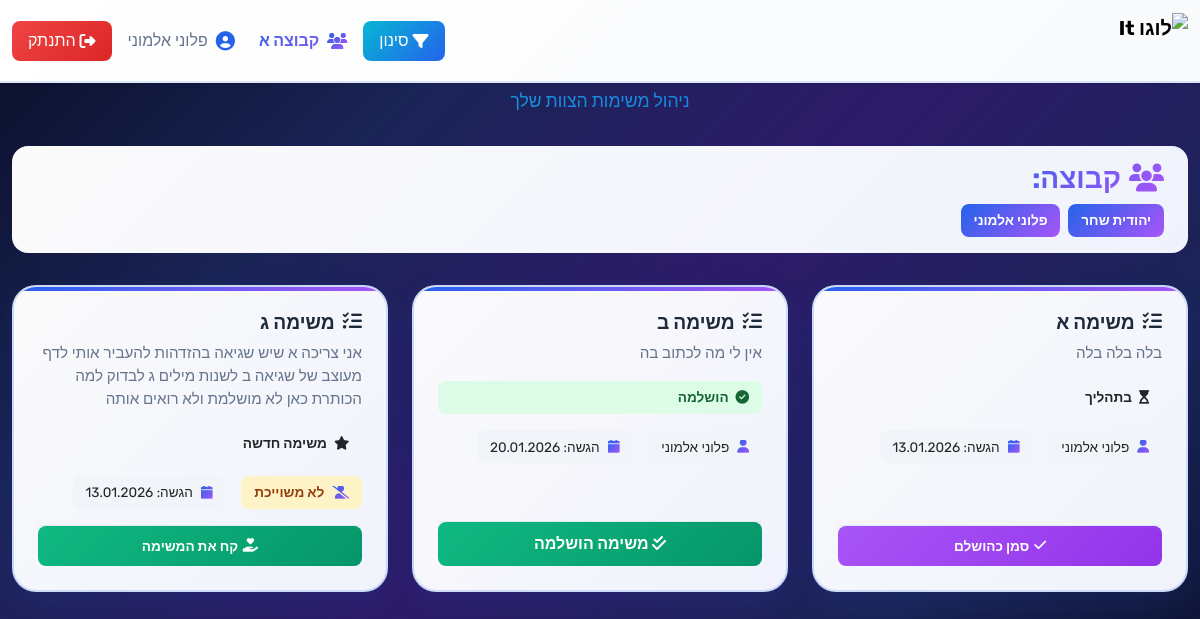
Screenshot of /DoIt/team-management/ (signed in) with the database file from the repository.
### App1/models.py (models this page shows, shortened)
class User(AbstractUser):
    role = models.CharField(
        max_length=20,
        choices=[("Manager","Manager"),("TeamMember","TeamMember")])
    team = models.ForeignKey("Team", on_delete=models.CASCADE, null=True)

class Team(models.Model):
    name = models.CharField(max_length=100,unique=True)

class Task(models.Model):
    name = models.CharField(max_length=100)
    description = models.TextField()
    end_date = models.DateField(validators=[ end_date_validator])
    status = models.CharField(
        max_length=20,
        choices=[
            ("NEW_TASK", "New Task"),
            ("ON_PROCESS", "On Process"),
            ("DONE", "Completed"),
            ("EXPIRED", "Time Over")
        ],
            default="NEW_TASK"
    )
    team = models.ForeignKey("Team", on_delete=models.CASCADE)
    owner = models.ForeignKey("User", on_delete=models.SET_NULL, null=True,blank=True)

### App1/views.py (the view)
# urls.py: path('team-management/', views.team_management, name='team_management'),
@login_required
def team_management(request):
    tasks = Task.objects.filter(team=request.user.team)
    team = request.user.team
    status_filter = request.GET.get('status')
    if status_filter: tasks = tasks.filter(status=status_filter)
    now = timezone.now().date()
    for task in tasks:
        if task.end_date < now and task.status != 'EXPIRED' and task.status != 'DONE':
            task.status = 'EXPIRED'
            task.save()
    query = request.GET.get('q')
    if query:
        tasks = Task.objects.filter(
            Q(owner__first_name__icontains=query) |
            Q(owner__last_name__icontains=query)
        )
    context = {
        'tasks': tasks,
        'team': team,
        'users': User.objects.filter(team=team),
    }
    return render(request, 'teams/team_management.html', context)

### templates/teams/team_management.html (shortened to what this page needs)
{% load static %}
<!DOCTYPE html>
<html lang="he" dir="rtl">
<head>
    <link rel="stylesheet" href="https://cdn.jsdelivr.net/npm/bootstrap@5.3.0/dist/css/bootstrap.rtl.min.css">
    <link rel="stylesheet" href="https://cdnjs.cloudflare.com/ajax/libs/font-awesome/6.4.0/css/all.min.css">
</head>
<body>
    {% include "components/NavBar.html" %}
    <main class="container-fluid">
        <div class="page-header">
            <h1>
                <i class="fas fa-check-double me-2"></i>
                רשימת המשימות
            </h1>
            <p>ניהול משימות הצוות שלך</p>
        </div>
        <div class="team-info">
            <div class="team-info-text">
                <h3><i class="fas fa-users me-2"></i>קבוצה: {{ team.team_name }}</h3>
                <div class="team-members">
                    {% for user in users %}
                        <span class="member-badge">{{ user.first_name }} {{ user.last_name }}</span>
                    {% endfor %}
                </div>
            </div>
        </div>
        {% if tasks %}
            <div class="tasks-container">
                {% for task in tasks %}
                    <div class="task-card">
                        <h4 class="task-title">
                            <i class="fas fa-tasks"></i>
                            {{ task.name }}
                        </h4>
                        {% if task.description %}
                            <p class="task-description">{{ task.description }}</p>
                        {% endif %}
                        <div class="task-status status-{{ task.status|lower }}">
                            {% if task.status == 'NEW_TASK' %}
                                <i class="fas fa-star me-1"></i> משימה חדשה
                            {% elif task.status == 'ON_PROCESS' %}
                                <i class="fas fa-hourglass-start me-1"></i> בתהליך
                            {% elif task.status == 'DONE' %}
                                <i class="fas fa-check-circle me-1"></i> הושלמה
                            {% elif task.status == 'EXPIRED' %}
                                <i class="fas fa-exclamation-circle me-1"></i> פג תוקף
                            {% endif %}
                        </div>
                        <div class="task-meta">
                            {% if task.owner %}
                                <div class="meta-item">
                                    <i class="fas fa-user"></i>
                                    {{ task.owner.first_name }} {{ task.owner.last_name }}
                                </div>
                            {% else %}
                                <div class="meta-item" style="background: #fef3c7; color: #92400e;">
                                    <i class="fas fa-user-slash"></i>
                                    <strong>לא משוייכת</strong>
                                </div>
                            {% endif %}
                            <div class="meta-item">
                                <i class="fas fa-calendar"></i>
                                הגשה: {{ task.end_date|date:"d.m.Y" }}
                            </div>
                        </div>
                        {% if user.role == 'Manager' %}
                            <div class="task-actions">
                                {% if task.status == 'NEW_TASK' and task.status != 'EXPIRED' %}
                                    <a href="{% url 'edit_task' task.id %}" class="btn-action btn-edit">
                                        <i class="fas fa-edit"></i> ערוך
                                    </a>
                                {% else %}
                                    <button class="btn-action" style="background: #e2e8f0; color: #94a3b8; cursor: not-allowed;" disabled title="{% if task.status != 'NEW_TASK' %}לא ניתן לערוך משימה שהושלמה{% else %}לא ניתן לערוך משימות שפג תוקפן{% endif %}">
                                        <i class="fas fa-lock"></i> ערוך
                                    </button>
                                {% endif %}
                                <form method="post" action="{% url 'delete_task' task.id %}" class="flex-grow-1" onsubmit="return confirm('האם אתה בטוח?');">
                                    {% csrf_token %}
                                    <button type="submit" class="btn-action btn-delete" style="width: 100%;">
                                        <i class="fas fa-trash"></i> מחק
                                    </button>
                                </form>
                                {% if not task.owner and task.status != 'EXPIRED' %}
                                    <form method="post" action="{% url 'update_owner' task.id %}" class="flex-grow-1">
                                        {% csrf_token %}
                                        <select name="user_id" onchange="this.form.submit();" style="padding: 0.6rem; border-radius: 0.5rem; border: none; background: linear-gradient(135deg, #10b981, #059669); color: white; font-weight: 600; cursor: pointer;">
                                            <option value="" disabled selected>🔗 הקצה משימה</option>
                                            {% for u in users %}
                                                <option style="color: black;" value="{{ u.id }}">{{ u.first_name }} {{ u.last_name }}</option>
                                            {% endfor %}
                                        </select>
                                    </form>
                                {% elif task.owner.id == user.id and task.status == 'DONE' %}
                                    <div style="background: linear-gradient(135deg, #10b981, #059669); color: white; padding: 0.6rem; border-radius: 0.5rem; text-align: center; font-weight: 600; flex: 1;">
                                        <i class="fas fa-check-double"></i> משימה הושלמה
                                    </div>
                                     {% elif task.owner.id == user.id and task.status != 'DONE' %}
                                    <form method="post" action="{% url 'update_status' task.id %}" style="flex: 1;">
                                        {% csrf_token %}
                                        <input type="hidden" name="user_id" value="{{ user.id }}">
                                        <button type="submit" class="btn-action btn-complete" style="width: 100%;">
                                            <i class="fas fa-check"></i> סמן כהושלם
                                        </button>
                                    </form>
                                {% else %}
                                    <button class="btn-action" style="background: #e2e8f0; color: #94a3b8; cursor: not-allowed;" disabled title="{% if task.owner %}משימה כבר משוייכת{% else %}לא ניתן להקצות משימות שפג תוקפן{% endif %}">
                                        <i class="fas fa-link"></i> משוייכת
                                    </button>
                                {% endif %}
                            </div>
                        {% else %}
                            <div class="task-actions">
                                {% if not task.owner and task.status != 'EXPIRED' %}
                                    <form method="post" action="{% url 'update_owner' task.id %}" class="flex-grow-1">
                                        <button type="submit" class="btn-action btn-assign" style="width: 100%;">
                                            <i class="fas fa-hand-holding-heart"></i> קח את המשימה
                                        </button>
                                    </form>
                                {% elif task.owner.id == user.id and task.status != 'DONE' %}
                                    <form method="post" action="{% url 'update_status' task.id %}" style="flex: 1;">
                                        <button type="submit" class="btn-action btn-complete" style="width: 100%;">
                                            <i class="fas fa-check"></i> סמן כהושלם
                                        </button>
                                    </form>
                                {% elif task.owner.id == user.id and task.status == 'DONE' %}
                                    <div style="background: linear-gradient(135deg, #10b981, #059669); color: white; padding: 0.6rem; border-radius: 0.5rem; text-align: center; font-weight: 600; flex: 1;">
                                        <i class="fas fa-check-double"></i> משימה הושלמה
                                    </div>
                                {% elif not task.owner %}
                                    <button class="btn-action" style="background: #e2e8f0; color: #94a3b8; cursor: not-allowed;" disabled title="משימה כבר משוייכת למישהו אחר">
                                        <i class="fas fa-lock"></i> משוייכת
                                    </button>
                                {% elif task.status == 'EXPIRED' %}
                                    <button class="btn-action" style="background: #fee2e2; color: #991b1b; cursor: not-allowed;" disabled title="לא ניתן להקצות משימות שפג תוקפן">
                                        <i class="fas fa-ban"></i> פג תוקף
                                    </button>
                                {% else %}
                                    <button class="btn-action" style="background: #e2e8f0; color: #94a3b8; cursor: not-allowed;" disabled title="משימה זו הוקצתה למישהו אחר">
                                        <i class="fas fa-lock"></i> לא זמינה
                                    </button>
                                {% endif %}
                            </div>
                        {% endif %}
                    </div>
                {% endfor %}
            </div>
        {% endif %}
    </main>
</body>
</html>

### templates/components/NavBar.html (shortened to what this page needs)
{% load static %}
<nav class="navbar navbar-expand-lg fixed-top navbar-light shadow-sm" style="background: linear-gradient(135deg, #ffffff 0%, #f8fafc 100%); border-bottom: 2px solid rgba(37, 99, 235, 0.15);">
  <div class="container-fluid">
    <a class="navbar-brand d-flex align-items-center fw-bold" href="{% url 'home' %}" style="text-decoration: none;">
      <img src="{% static 'My-App/images/DoIt.gif' %}?t={% now 'U' %}" alt="לוגו DoIt" height="55" class="me-2 logo-gif glow" style="max-width: 70px; animation: glow 2s ease-in-out infinite;">
    </a>
    <div class="collapse navbar-collapse" id="mainNavbar">
      <ul class="navbar-nav ms-auto mb-2 mb-lg-0">
        {% if user.is_authenticated %}
          {% if request.resolver_match.url_name == 'team_management' %}
          <li class="nav-item me-2">
            <button class="nav-link d-flex align-items-center" style="background: linear-gradient(135deg, #06b6d4 0%, #2563eb 100%); color: white; border: none; border-radius: 0.5rem; padding: 0.5rem 1rem; cursor: pointer; transition: all 0.3s ease; animation: slideDown 0.5s ease-out;" data-bs-toggle="offcanvas" data-bs-target="#filtersOffcanvas">
              <i class="fas fa-filter me-1"></i>
              <span>סינון</span>
            </button>
          </li>
          {% endif %}
          <li class="nav-item me-2">
            <span class="nav-link d-flex align-items-center" style="background: linear-gradient(135deg, #2563eb 0%, #a855f7 100%); -webkit-background-clip: text; -webkit-text-fill-color: transparent; background-clip: text; font-weight: 700; animation: fadeIn 0.6s ease-out;">
              <i class="fas fa-users me-2" style="background: linear-gradient(135deg, #2563eb, #a855f7); -webkit-background-clip: text; -webkit-text-fill-color: transparent; background-clip: text;"></i>
              {{ user.team.name }}
            </span>
          </li>
          <li class="nav-item me-2">
            <span class="nav-link d-flex align-items-center" style="color: #64748b; animation: fadeIn 0.7s ease-out;">
              <i class="fas fa-user-circle me-2" style="color: #2563eb; font-size: 1.2rem;"></i>
              {{ user.first_name }} {{ user.last_name }}
            </span>
          </li>
          <li class="nav-item">
            <a class="nav-link d-flex align-items-center" href="{% url 'log_out' %}" style="background: linear-gradient(135deg, #ef4444 0%, #dc2626 100%); color: white; border-radius: 0.5rem; padding: 0.5rem 1rem; transition: all 0.3s ease; animation: slideDown 0.7s ease-out;">
              <i class="fas fa-sign-out-alt me-1"></i>
              <span>התנתק</span>
            </a>
          </li>
        {% endif %}
      </ul>
    </div>
  </div>
</nav>

### rows the page displays
User: team.name "קבוצה א", first_name "פלוני", last_name "אלמוני"
User: first_name "יהודית", last_name "שחר"
Task: name "משימה א", description "בלה בלה בלה", status "ON_PROCESS" (drawn), owner.first_name "פלוני", owner.last_name "אלמוני", end_date "13.01.2026"
Task: name "משימה ב", description "אין לי מה לכתוב בה", status "DONE" (drawn), owner.first_name "פלוני", owner.last_name "אלמוני", end_date "20.01.2026"
Task: name "משימה ג", description "אני צריכה א שיש שגיאה בהזדהות להעביר אותי לדף מעוצב של שגיאה ב לשנות מילים ג לבדוק למה הכותרת כאן לא מושלמת ולא רואים אותה", status "NEW_TASK" (drawn), shows "לא משוייכת", end_date "13.01.2026"
